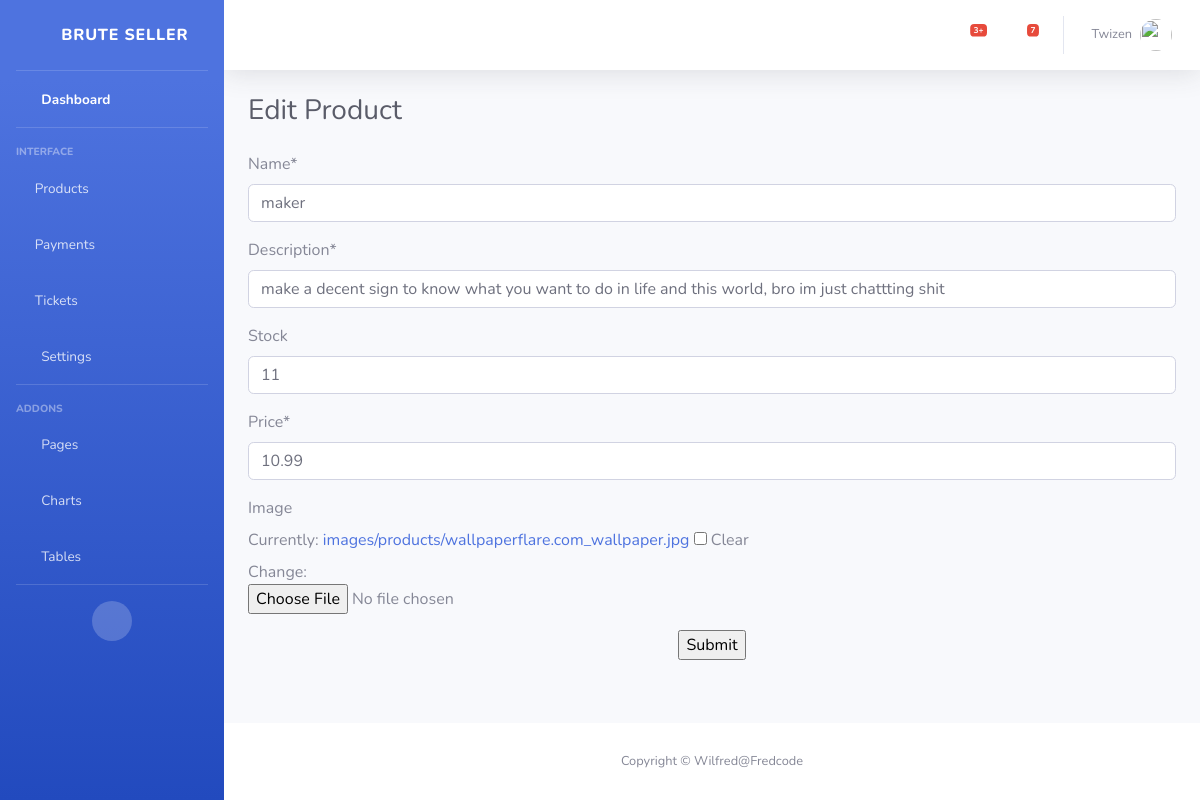
Page /product/edit/1 (signed in) on the committed database.
### seller/models.py (models this page shows, shortened)
class Profile(models.Model):
    user = models.OneToOneField(User, on_delete=models.CASCADE, blank=True)
    name = models.CharField(max_length= 200, null=True, unique=True)
    bio = models.CharField(max_length=500, null=True)
    logo = models.ImageField(null = True, blank = True, upload_to = 'images/profiles', default = "images/profiles/profile.png")

class Product(models.Model):
    profile = models.ForeignKey(Profile, on_delete= models.CASCADE, blank=True)
    name = models.CharField(max_length=150, null=True)
    description = models.CharField(max_length=200, null=True)
    stock = models.IntegerField(default=0,null= True, blank=True)
    price = models.FloatField()
    image = models.ImageField(null = True, blank = True,upload_to = 'images/products', default="images/products/product.png")

### seller/views.py (the view, shortened to what this page needs)
# urls.py: path('product/edit/<int:product_id>', views.edit_products, name="edit_product"),
@login_required(login_url='login')
def edit_products(request, product_id):
    store = Profile.objects.filter(user = request.user).first()
    products = Product.objects.filter(profile__user = request.user).all()
    get_product = Product.objects.get(pk = product_id)
    form = ProductForm(instance=get_product)
    context = {
        'product':get_product,
        'form':form, 'store':store
    }
    return render(request, 'edit_product.html', context)

### seller/forms.py
class ProductForm(ModelForm):
    class Meta:
        model = Product
        fields = "__all__"
        exclude = ['profile']

### seller/templates/edit_product.html (shortened to what this page needs)
{% extends 'index.html' %}
{% load crispy_forms_tags %}
{% block header %}
<h1 class="h3 mb-0 text-gray-800">Edit Product</h1>
{% endblock %}
{% block contents %}
<form action="" method="POST" enctype="multipart/form-data">
    {{form | crispy }}
    <div style="text-align:center;">
        <input type="submit">
    </div>
</form>
{%endblock%}

### seller/templates/index.html (shortened to what this page needs)
{% load static %}
<!DOCTYPE html>
<html lang="en">
<head>
    <link href="{% static 'vendor/fontawesome-free/css/all.min.css'%}" rel="stylesheet" type="text/css">
    <link href="{% static 'style/dashboard/sb-admin-2.min.css' %}" rel="stylesheet">
</head>
<body id="page-top">
    <div id="wrapper">
        <ul class="navbar-nav bg-gradient-primary sidebar sidebar-dark accordion" id="accordionSidebar">
            <a class="sidebar-brand d-flex align-items-center justify-content-center" href="{% url 'dashboard'%}">
                <div class="sidebar-brand-icon rotate-n-15">
                    <i class="fas fa-laugh-wink"></i>
                </div>
                <div class="sidebar-brand-text mx-3">Brute Seller</div>
            </a>
            <hr class="sidebar-divider my-0">
            <li class="nav-item active">
                <a class="nav-link" href="{% url 'dashboard' %}">
                    <i class="fas fa-fw fa-tachometer-alt"></i>
                    <span>Dashboard</span></a>
            </li>
            <hr class="sidebar-divider">
            <div class="sidebar-heading">
                Interface
            </div>
            <li class="nav-item">
                <a class="nav-link collapsed" href="{% url 'products'%}" data-toggle="collapse" data-target="#collapseTwo"
                    aria-expanded="true" aria-controls="collapseTwo">
                    <i class="fas fa-solid fa-plus"></i>
                    <span>Products</span>
                </a>
            </li>
            <li class="nav-item">
                <a class="nav-link collapsed" href="#" aria-expanded="true" aria-controls="collapseTwo">
                    <i class="fas fa-solid fa-dollar-sign"></i>
                    <span>Payments</span>
                </a>
            </li>
            <li class="nav-item">
                <a class="nav-link collapsed" href="#" aria-expanded="true" aria-controls="collapseTwo">
                    <i class="fas fa-solid fa-question"></i>
                    <span>Tickets</span>
                </a>
            </li>
            <li class="nav-item">
                <a class="nav-link collapsed" href="#" data-toggle="collapse" data-target="#collapseUtilities"
                    aria-expanded="true" aria-controls="collapseUtilities">
                    <i class="fas fa-fw fa-wrench"></i>
                    <span>Settings</span>
                </a>
            </li>
            <hr class="sidebar-divider">
            <div class="sidebar-heading">
                Addons
            </div>
            <li class="nav-item">
                <a class="nav-link collapsed" href="#" data-toggle="collapse" data-target="#collapsePages"
                    aria-expanded="true" aria-controls="collapsePages">
                    <i class="fas fa-fw fa-folder"></i>
                    <span>Pages</span>
                </a>
            </li>
            <li class="nav-item">
                <a class="nav-link" href="charts.html">
                    <i class="fas fa-fw fa-chart-area"></i>
                    <span>Charts</span></a>
            </li>
            <li class="nav-item">
                <a class="nav-link" href="tables.html">
                    <i class="fas fa-fw fa-table"></i>
                    <span>Tables</span></a>
            </li>
            <hr class="sidebar-divider d-none d-md-block">
            <div class="text-center d-none d-md-inline">
                <button class="rounded-circle border-0" id="sidebarToggle"></button>
            </div>
        </ul>
        <div id="content-wrapper" class="d-flex flex-column">
            <div id="content">
                <nav class="navbar navbar-expand navbar-light bg-white topbar mb-4 static-top shadow">
                    <ul class="navbar-nav ml-auto">
                        <li class="nav-item dropdown no-arrow mx-1">
                            <a class="nav-link dropdown-toggle" href="#" id="alertsDropdown" role="button"
                                data-toggle="dropdown" aria-haspopup="true" aria-expanded="false">
                                <i class="fas fa-bell fa-fw"></i>
                                <span class="badge badge-danger badge-counter">3+</span>
                            </a>
                        </li>
                        <li class="nav-item dropdown no-arrow mx-1">
                            <a class="nav-link dropdown-toggle" href="#" id="messagesDropdown" role="button"
                                data-toggle="dropdown" aria-haspopup="true" aria-expanded="false">
                                <i class="fas fa-envelope fa-fw"></i>
                                <span class="badge badge-danger badge-counter">7</span>
                            </a>
                        </li>
                        <li class="nav-item dropdown no-arrow">
                            <a class="nav-link dropdown-toggle" href="#" id="userDropdown" role="button"
                                data-toggle="dropdown" aria-haspopup="true" aria-expanded="false">
                                {% if not store %}
                                    <span class="mr-2 d-none d-lg-inline text-gray-600 small">{{ request.user }}</span>
                                {% else %}
                                    <span class="mr-2 d-none d-lg-inline text-gray-600 small">{{ store.name|title }}</span>
                                {% endif %}
                                <img class="img-profile rounded-circle"
                                    src="{% static 'img/undraw_profile.svg' %}">
                            </a>
                        </li>
                    </ul>
                </nav>
                <div class="container-fluid">
                    <div class="d-sm-flex align-items-center justify-content-between mb-4">
                        {% block header %}{% endblock %}
                    </div>
                    {% block contents %}{%endblock%}
                </div>
            </div>
            <footer class="sticky-footer bg-white">
                <div class="container my-auto">
                    <div class="copyright text-center my-auto">
                        <span>Copyright &copy; Wilfred@Fredcode</span>
                    </div>
                </div>
            </footer>
        </div>
    </div>
</body>
</html>

### rows in the picture
Profile: name "Twizen"
Product: name "maker", description "make a decent sign to know what you want to do in life and this world, bro im just chattting shit", stock "11", price "10.99"
